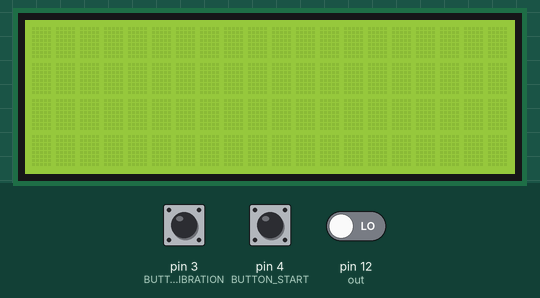
A sketch run on a simulated Arduino Uno, built with avr-gcc and run on an emulated ATmega328P. Parts: 20×4 character LCD. The inputs (shaded band) are chosen by the test bench; at power-on: pin 3 (BUTTON_CALIBRATION) HIGH, pin 4 (BUTTON_START) HIGH, pin 12 (out) LOW. EEPROM starts erased.

Above: at 1.2 s.
1.3 s: pin 3 (BUTTON_CALIBRATION) pulled LOW for 0.15 s
At 1.6 s:
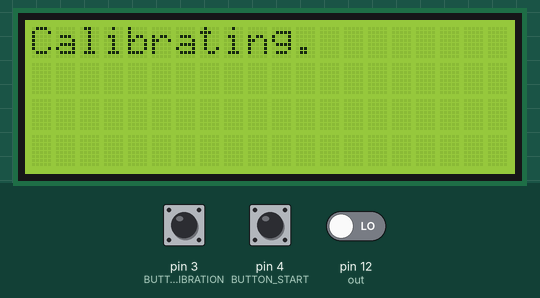
4.4 s: pin 4 (BUTTON_START) pulled LOW for 0.15 s
At 5.0 s:
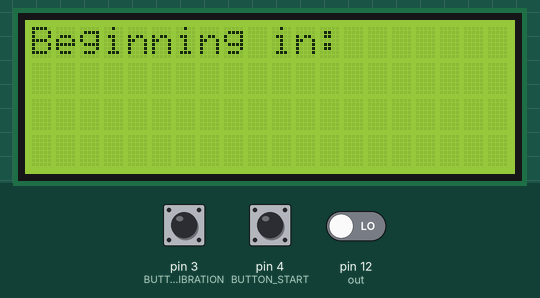
10.5 s: pin 3 (BUTTON_CALIBRATION) pulled LOW for 3.2 s
At 16.0 s:
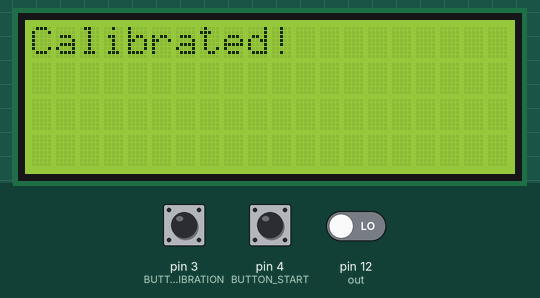
16.3 s: pin 3 (BUTTON_CALIBRATION) pulled LOW for 1 s
At 16.6 s:
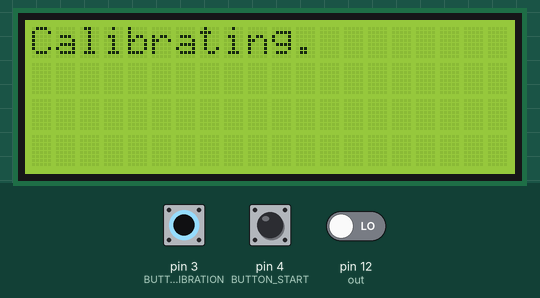
20.3 s: pin 4 (BUTTON_START) pulled LOW for 1 s
At 22.6 s:
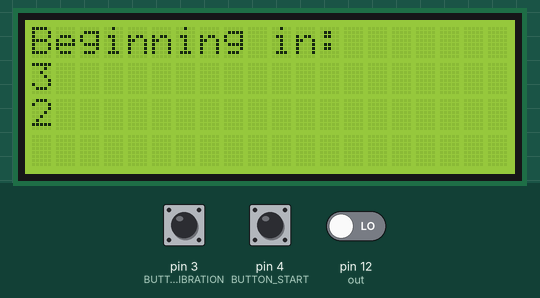
Timing chart, 0 to 24.1 s (numbered marks = the images above; inputs shaded):
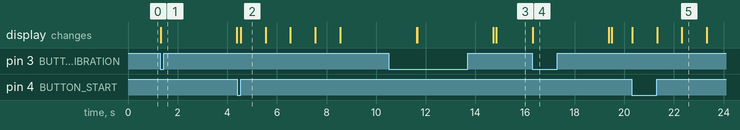

Measured:
- after the input at 1.3 s, the display: changes at once (image 1)
- after the input at 4.4 s, the display: changes after 0.14 s (image 2)
- after the input at 10.5 s, the display: first differs from a run without the input after 1.2 s (image 3 shows a later state)
- after the input at 16.3 s, the display: changes at once (image 4)
- after the input at 20.3 s, the display: first changes at once (image 5 shows a later state)

The sketch:

sketch.ino
```cpp
#include <LiquidCrystal_I2C.h>
#include <EEPROM.h>

#define s0 8
#define s1 9
#define s2 10
#define s3 11
#define out 12

#define BUTTON_START 4
#define BUTTON_CALIBRATION 3

volatile int  Red=0, Blue=0, Green=0;
volatile int Red_Range[2] = {0,0}; //Red+15,red-15
volatile int Green_Range[2] = {0,0}; //Green+15,Green-15
volatile int Blue_Range[2] = {0,0}; //Blue+15,Blue-15

volatile unsigned long prevTime = 0, period = 0, startRangeTime=0;
volatile float rpm = 0.0;
volatile int start = 0;
bool sensorTrigger = false;
volatile unsigned long prev;

volatile unsigned long tot_actual_ms;
volatile uint32_t rev_count = 0;

volatile bool calibrated = false;
volatile bool just_started = false;

unsigned long start_millis = 0;


LiquidCrystal_I2C lcd(0x27, 20, 4);

void setup()
{
  Serial.println(Red_Range[0]);

  EEPROM.get(0, Red_Range);
  EEPROM.get(8, Blue_Range);
  EEPROM.get(16, Green_Range);
  EEPROM.get(24, calibrated);

  Serial.println(Red_Range[0]);

  lcd.init(); // initialize the lcd
  pinMode(s0,OUTPUT);
  pinMode(s1,OUTPUT);
  pinMode(s2,OUTPUT);
  pinMode(s3,OUTPUT);
  pinMode(out,INPUT);
  pinMode(BUTTON_CALIBRATION,INPUT_PULLUP);
  pinMode(BUTTON_START,INPUT_PULLUP);
  pinMode(out,INPUT);

  Serial.begin(9600);

  lcd.backlight();
  lcd.setCursor(0, 0);

  digitalWrite(s0,HIGH); //Putting S0/S1 on HIGH/HIGH levels  means the output frequency scalling is at 100% (recommended)
  digitalWrite(s1,HIGH);  //LOW/LOW is off HIGH/LOW is 20% and LOW/HIGH is  2%

}
void detectStartColor(){ //Sensor is pointing directly at sticker, no rotation so we can get color number range
  lcd.clear();
  startRangeTime=millis();
  int read = 0;
  int redAvg = 0;
  int blueAvg = 0;
  int greenAvg = 0;
  int nextTime = 750;
  bool boolFlag = false;
  lcd.setCursor(0, 0);
  lcd.print("Calibrating.");
  int prevLCD = 11;
  while(millis()-startRangeTime <3000){
      GetColors();           //Sets red blue and green
      if(millis()-startRangeTime>nextTime){
        boolFlag = true;

      }
      read++;
      redAvg = Red+redAvg;
      greenAvg = Green+greenAvg;
      blueAvg = Blue+blueAvg;

      if(boolFlag){  //Printing Calibrating. *wait* . *wait* .
          nextTime+=750;
          lcd.setCursor(prevLCD+1,0);
          lcd.print(".");
          delay(100);
          prevLCD++;
          boolFlag = false;
      }
  }

  Red_Range[0] = redAvg/read + 20;
  Red_Range[1] = redAvg/read - 20;
  Blue_Range[0] = blueAvg/read + 20;
  Blue_Range[1] = blueAvg/read - 20;
  Green_Range[0] = greenAvg/read + 20;
  Green_Range[1] = greenAvg/read - 20;

  EEPROM.put(0, Red_Range);
  EEPROM.put(8, Blue_Range);
  EEPROM.put(16, Green_Range);
  EEPROM.put(24, calibrated);

  lcd.clear();
  lcd.setCursor(0, 0);
  lcd.print("Calibrated!");
  start = 0;
}
void loop(){
  if(digitalRead(BUTTON_CALIBRATION) == LOW){  //Uncomment when we have button
   detectStartColor();
   calibrated = true;
  }
  if(digitalRead(BUTTON_START) == LOW){ //Uncomment when implement start button
   if(!calibrated){
    lcd.clear();
    lcd.setCursor(0, 0);
    lcd.print("Must Calibrate First!");
   }
   else{
    lcd.clear();
    start = 1;
    start_millis = millis();
   }
  }
  if(millis()<(start_millis+4000) && start==1){
    start = 1;
    lcd.clear();
    lcd.setCursor(0, 0);
    lcd.print("Beginning in:");
    delay(1000);
    lcd.setCursor(0, 1);
    lcd.print("3");
    delay(1000);
    lcd.setCursor(0, 2);
    lcd.print("2");
    delay(1000);
    lcd.setCursor(0, 3);
    lcd.print("1");
    delay(1000);
    lcd.clear();
    just_started = true;
  }
  if(start == 1){
    if(sensorTrigger && prevTime + 500 < millis()){
      sensorTrigger = false;
    }
    GetColors();
  //   if (Blue<Red && Blue<Green && Blue<14 && !sensorTrigger){ //No Range, just update when red
    if(Red<Red_Range[0] && Red>Red_Range[1] && Blue<Blue_Range[0] && Blue>Blue_Range[1] && Green<Green_Range[0] && Green>Green_Range[1] && !sensorTrigger){ //With range from calibration

        // RPM calculation
        lcd.clear(); // should properly reset any sticking numbers. Try removing if issues involving visibility of numbers
        sensorTrigger = true;
        unsigned long currentTime = millis();
        period = currentTime-prevTime;
        prevTime = currentTime;
        rpm = 60000.0/period;
        lcd.setCursor(0, 0);
        lcd.print("RPM:");
        lcd.setCursor(0,1);
        lcd.print(rpm);


        //Time gain / loss calculation:
        tot_actual_ms += period;
        rev_count++; //will be multiplied by 1.8s if 33.3RPM setting, and 1.33s if 45RPM setting in calculation

        if(just_started){
          just_started = false;
          tot_actual_ms = 0.0;
          rev_count = 0;
        }

        long tot_ideal_ms = (long)rev_count*1800.0;
        float error_s = ((float)tot_actual_ms - (float)tot_ideal_ms) / 1000.0;

        lcd.setCursor(5, 2);
        lcd.print("Time gain/loss:");
        lcd.setCursor(7, 3);
        if(error_s < 0){
          lcd.print("-");
          lcd.setCursor(8, 3);
          lcd.print(error_s*(-1.0));
        }else{
          lcd.print(error_s);
        }
        lcd.setCursor(13,3);
        lcd.print("sec");
    }
  }
}


void GetColors()
{
  digitalWrite(s2,  LOW);
  digitalWrite(s3, LOW);
  Red = pulseIn(out, digitalRead(out) == HIGH ? LOW : HIGH);
  delay(20);
  digitalWrite(s3, HIGH);
  Blue = pulseIn(out, digitalRead(out) == HIGH ? LOW  : HIGH);
  delay(20);
  digitalWrite(s2, HIGH);
  Green = pulseIn(out,  digitalRead(out) == HIGH ? LOW : HIGH);
  delay(20);
}
```
